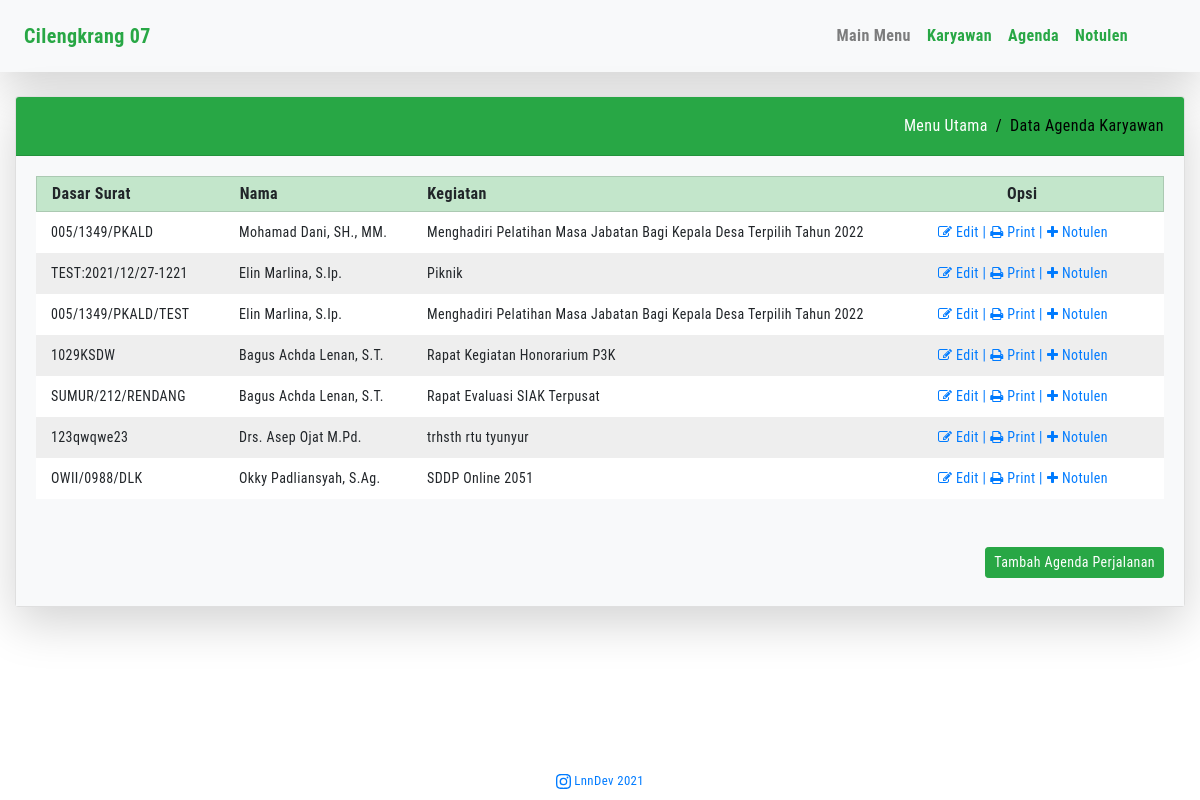
Before: /show_agenda.php with the older database file.
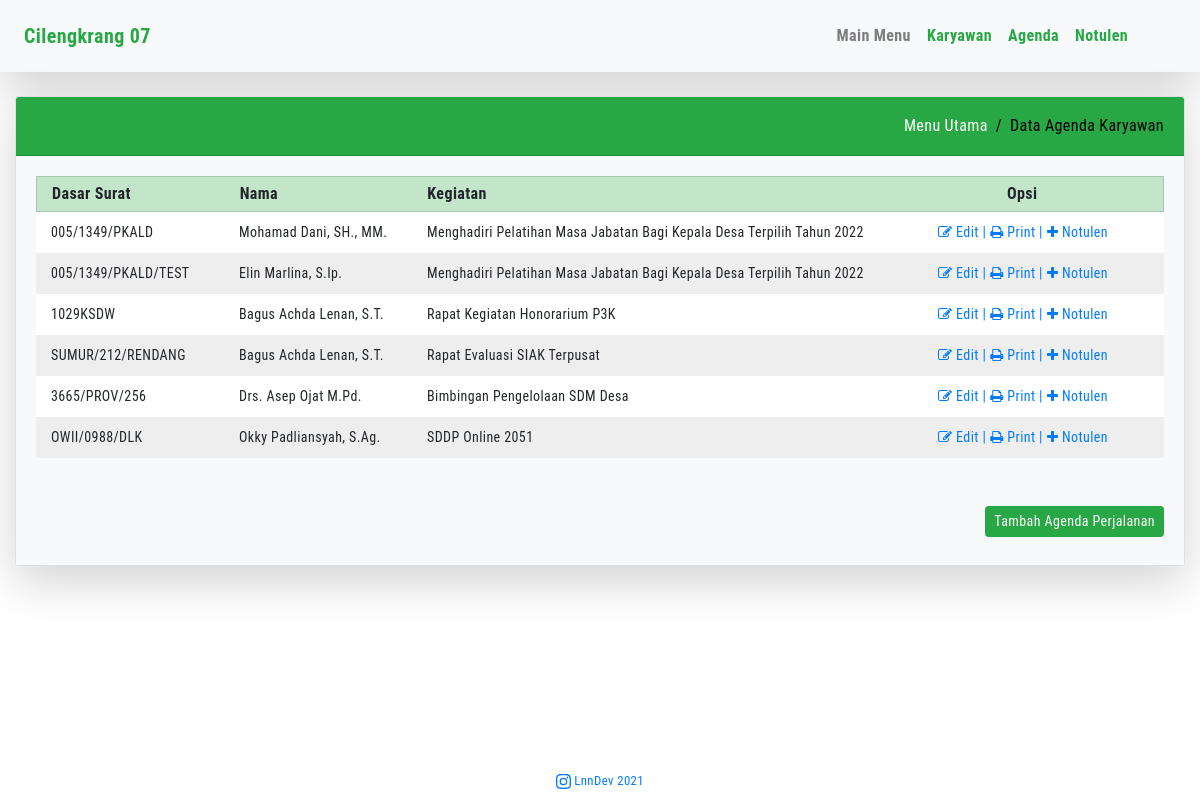
After: the same page with the newer database file.
### tables this page shows
CREATE TABLE `data_agenda` (
  `id` int(11) NOT NULL,
  `dasar_surat` varchar(30) NOT NULL,
  `lokasi` varchar(30) NOT NULL,
  `kegiatan` varchar(100) NOT NULL,
  `tgl_mulai` date NOT NULL,
  `tgl_selesai` date NOT NULL,
  `jam_mulai` time NOT NULL,
  `jam_selesai` time NOT NULL,
  `pengikut_a` varchar(30) NOT NULL,
  `pengikut_b` varchar(30) NOT NULL,
  `pengikut_c` varchar(30) NOT NULL,
  `nip_a` bigint(18) NOT NULL,
  `nip_b` bigint(18) NOT NULL,
  `nip_c` bigint(18) NOT NULL,
  `id_asn` int(11) NOT NULL,
  `created_at` timestamp NOT NULL DEFAULT current_timestamp(),
  `updated_at` datetime DEFAULT current_timestamp() ON UPDATE current_timestamp()
);

CREATE TABLE `data_asn` (
  `id` int(3) NOT NULL,
  `name` varchar(50) NOT NULL,
  `nip` decimal(18,0) NOT NULL,
  `tempatlahir` varchar(30) NOT NULL,
  `tanggallahir` date NOT NULL,
  `golongan` varchar(30) NOT NULL,
  `jabatan` varchar(50) NOT NULL
);

### show_agenda.php (the view, shortened to what this page needs)
<!DOCTYPE html>
<html lang="id">
<head>
	<?php
	include 'head.php';
	?>
</head>
<body>
	<?php
	require_once 'process_asn.php';
	include 'menu.php';
	?>
	<?php
	$mysqli = new mysqli('localhost', 'root', '', 'cilengkrang') or die(mysqli_error($mysqli));
	$result = $mysqli->query("SELECT * FROM data_asn INNER JOIN data_agenda ON data_asn.id = data_agenda.id_asn ORDER BY tgl_mulai DESC") or die($mysqli->error);
	?>
	<div class="container-fluid">
		<br>
		<div class="card shadow-lg">
			<div class="card-header bg-success text-white">
				<div class="d-flex top-breadcrumb">
					<div>
						<ol class="breadcrumb">
							<li class="breadcrumb-item"><a href="index.php">Menu Utama</a></li>
							<li class="breadcrumb-item active" aria-current="page">Data Agenda Karyawan</li>
						</ol>
					</div>
				</div>
			</div>
			<div class="card-body bg-light">
				<div class="row grid-head">
					<div class="col-12 col-lg-2">
						<strong>Dasar Surat</strong>
					</div>
					<div class="col-12 col-lg-2">
						<strong>Nama</strong>
					</div>
					<div class="col-12 col-lg-5">
						<strong>Kegiatan</strong>
					</div>
					<div class="col-12 col-lg-3 d-flex justify-content-center">
						<strong>Opsi</strong>
					</div>
				</div>
				<?php while ($row = $result->fetch_assoc()) : ?>
					<div class="row grid-body">
						<div class="col-12 col-lg-2">
							<?php echo $row['dasar_surat']; ?>
						</div>
						<div class="col-12 col-lg-2">
							<?php echo $row['name']; ?>
						</div>
						<div class="col-12 col-lg-5">
							<?php echo $row['kegiatan']; ?>
						</div>
						<div class="col-12 col-lg-3 d-flex justify-content-center">
							<a href="data_agenda.php?edit2=<?php echo $row['id']; ?>" class="">
								<i class="fa fa-pencil-square-o" aria-hidden="true" data-toggle="tooltip" data-placement="bottom" title="Edit"></i> Edit |
							</a>
							<a href="" data-toggle="modal" data-target="#cetakSspd<?php echo $row['id']; ?>" class="ml-1">
								<i class="fa fa-print" aria-hidden="true" data-toggle="tooltip" data-placement="bottom" title="Cetak"></i> Print |
							</a>
							<a href="" data-toggle="modal" data-target="#generateNotulen<?php echo $row['id']; ?>" class="ml-1">
								<i class="fa fa-plus" aria-hidden="true" data-toggle="tooltip" data-placement="bottom" title="Cetak"></i> Notulen
							</a>
						</div>
					</div>
				<?php endwhile; ?>
				<div class="row justify-content-end">
					<div class="mt-5 mb-2">
						<a href="data_agenda.php" class="btn btn-success btn-sm">Tambah Agenda Perjalanan</a>
					</div>
				</div>
			</div>
		</div>
	</div>
	<?php
	include 'footer.php';
	?>
</body>
</html>

Changed rows visible on the page:
removed data_agenda: dasar_surat "TEST:2021/12/27-1221", id_asn.name "Elin Marlina, S.Ip.", kegiatan "Piknik"
changed data_agenda "Drs. Asep Ojat M.Pd.": dasar_surat "123qwqwe23" → "3665/PROV/256"; kegiatan "trhsth rtu tyunyur" → "Bimbingan Pengelolaan SDM Desa"
